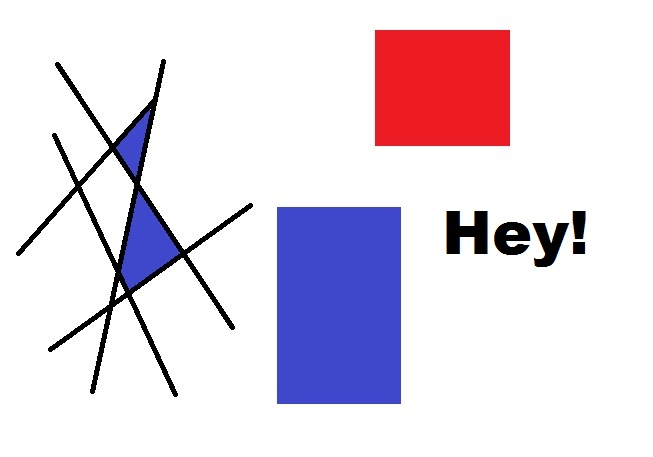
#> input picture opencv-corner-detection-sample.jpg, 653 x 457 px, given in place of the camera
$ python opencv_filter.py
#> lines starting #> are read from the running program, lines starting #| are printed output that depends on the picture; after the words box and inside, x2 and y2 are one past the last pixel; in counts of white or black regions, pixels touching at a corner belong together
import cv2
import numpy as np

cap = cv2.VideoCapture(0)

while True:
    _, frame = cap.read()
#> frame is the input picture: shape (457, 653, 3); mean B, G, R 229.7, 216.9, 227
    hsv = cv2.cvtColor(frame, cv2.COLOR_BGR2HSV)
#> hsv: shape (457, 653, 3); mean H, S, V 26.7, 32.8, 240.3

    # hue sat value
    lower_red = np.array([150,150,50])
    upper_red = np.array([180,255,180])

    mask = cv2.inRange(hsv, lower_red, upper_red)
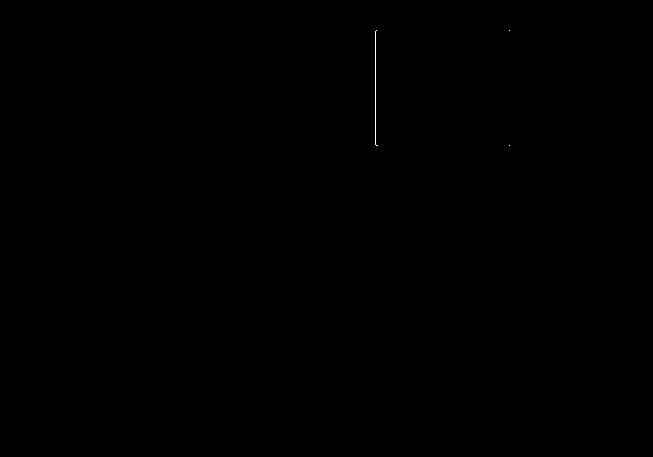
#> mask: shape (457, 653); 0.04% white in thin lines or dots, all inside (x1, y1, x2, y2) = (375, 30, 510, 146)
    res = cv2.bitwise_and(frame, frame, mask = mask)

    kernel = np.ones((5,5), np.uint8)
    erosion = cv2.erode(mask, kernel, iterations = 1)
#> erosion: shape (457, 653); every value is 0
    dilation = cv2.dilate(mask, kernel, iterations = 1)
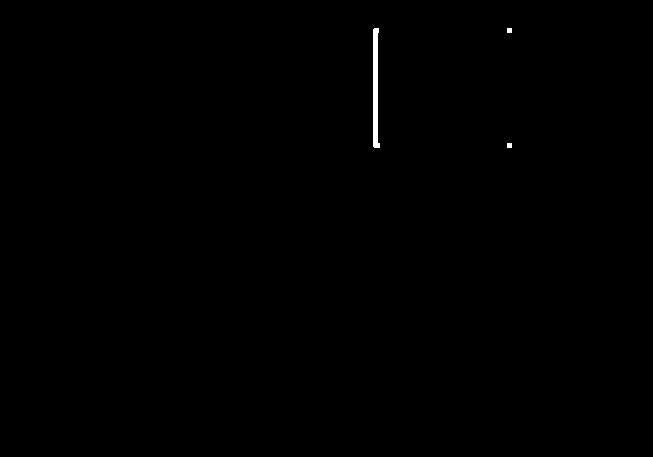
#> dilation: shape (457, 653); 0.22% white; 3 white regions, box (x1, y1, x2, y2) and area: (373, 28, 380, 148) 613, (507, 28, 512, 33) 25, (507, 143, 512, 148) 25

    #removes false positives
    opening = cv2.morphologyEx(mask, cv2.MORPH_OPEN, kernel)
    closing = cv2.morphologyEx(mask, cv2.MORPH_CLOSE, kernel)
# [6 lines of commented-out code are left out]


    cv2.imshow('frame', frame)
    cv2.imshow('res', res)


    # [18 lines of commented-out code are left out]

    k = cv2.waitKey(5) & 0XFF
#> (key Esc is pressed here)
    if k == 27:
        break

cv2.destroyAllWindows()
cap.release()
